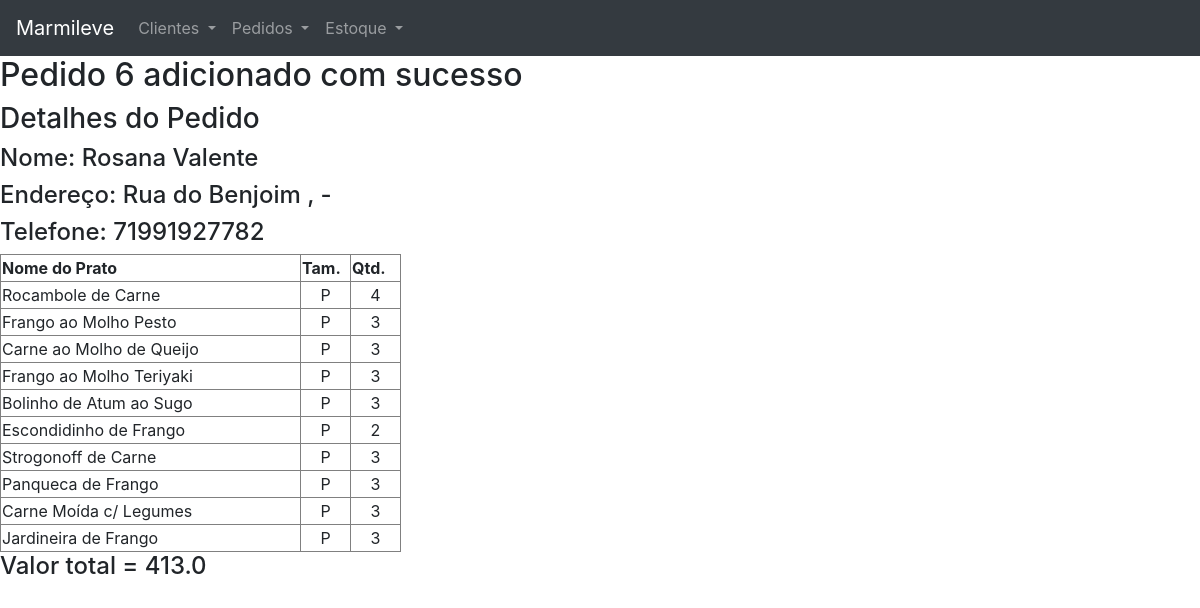
/pedido/pedido_create/6/pedidoitem_create/pedido_success/, run on the app's committed database.
### sitemarmileve/models.py (models this page shows, shortened)
class Pedido(models.Model):
    nome = models.CharField(max_length=200)
    endereco = models.CharField(max_length=200, default="a")
    data = models.DateField(auto_now=True)
    valortotal = models.FloatField(default=None, null=True)

class Cliente(models.Model):
    nome = models.CharField(max_length=200, unique=True)
    email = models.EmailField()
    telefone = models.CharField(max_length=11)
    cpf = models.CharField(max_length=200)

class ItemPedido(models.Model):
    pedido = models.ForeignKey(Pedido, on_delete=models.CASCADE)
    prato = models.CharField(max_length=200)
    tamanho = models.CharField(max_length=1, choices=(('P', 'Pequeno'), ('G', 'Grande'), ('S', 'Sopa')))
    qtd = models.PositiveSmallIntegerField()
    data_pedido = models.DateField(auto_now=True)

### sitemarmileve/views.py (the view)
# urls.py: path('pedido/pedido_create/<int:id>/pedidoitem_create/pedido_success/', pedido_success),
def pedido_success(request, id):
    template_name = 'sitemarmileve/pedido_success.html'
    pedido = Pedido.objects.get(pk=id)
    cliente = Cliente.objects.get(nome=pedido.nome)
    itempedido = ItemPedido.objects.filter(pedido_id=id)
    preco = Preco.objects.all()
    def valortotal(itempedido):
        soma = 0.00
        qtd = 0
        for i in itempedido:
            for j in preco:
                if i.tamanho == j.tamanho:
                    soma += (j.preco * i.qtd)
                    qtd += int(i.qtd)
        print(qtd)
        if qtd >= 25:
            soma = (float(soma) * 0.85)
        elif qtd >= 15:
            soma = (float(soma) * 0.9)
        get_bairro = Endereco.objects.filter(endereco=pedido.endereco)
        for i in get_bairro:
            bairro = i.bairro
        frete = Frete.objects.get(bairro=bairro)
        print(frete)
        pedido.valortotal = (float(soma)) + float(frete.valorfrete)
        pedido.save()
        return pedido.valortotal
    context = {
        'cliente': cliente,
        'pedido': pedido,
        'itempedido': itempedido,
        'valortotal': valortotal(itempedido),
    }
    return render(request, template_name, context)

### sitemarmileve/models.py (called while the page is built)
    def __str__(self):
        return str(self.bairro)

### sitemarmileve/templates/sitemarmileve/pedido_success.html
{% extends 'sitemarmileve/base.html' %}
{% block content %}
<h2> Pedido {{pedido.id}} adicionado com sucesso </h2>
<h3> Detalhes do Pedido </h3>
<h4>Nome: {{pedido.nome}} </h4>
<h4>Endereço: {{pedido.endereco}} , {{ endereco.numero}} - {{endereco.complemento}}</h4>
<h4>Telefone: {{cliente.telefone}} </h4>
<table border="1px">
    <tr>
        <th>Nome do Prato</th>
        <th>Tam.</th>
        <th>Qtd.</th>
    </tr>
{% for i in itempedido %}
    <tr>
        <td width="300px" align="left">{{i.prato}}</td>
        <td width="50px" align="center">{{ i.tamanho|upper }}</td>
        <td width="50px"align="center">{{i.qtd }}</td>
    </tr>
{% endfor %}
</table>
<h4>Valor total = {{valortotal}} </h4>
{% endblock %}

### data on the page
Pedido: id "6", nome "Rosana Valente", endereco "Rua do Benjoim", valortotal "413.0"
Cliente: telefone "71991927782"
ItemPedido: prato "Rocambole de Carne", tamanho "P", qtd "4"
ItemPedido: prato "Frango ao Molho Pesto", tamanho "P", qtd "3"
ItemPedido: prato "Carne ao Molho de Queijo", tamanho "P", qtd "3"
ItemPedido: prato "Frango ao Molho Teriyaki", tamanho "P", qtd "3"
ItemPedido: prato "Bolinho de Atum ao Sugo", tamanho "P", qtd "3"
ItemPedido: prato "Escondidinho de Frango", tamanho "P", qtd "2"
ItemPedido: prato "Strogonoff de Carne", tamanho "P", qtd "3"
ItemPedido: prato "Panqueca de Frango", tamanho "P", qtd "3"
ItemPedido: prato "Carne Moída c/ Legumes", tamanho "P", qtd "3"
ItemPedido: prato "Jardineira de Frango", tamanho "P", qtd "3"
